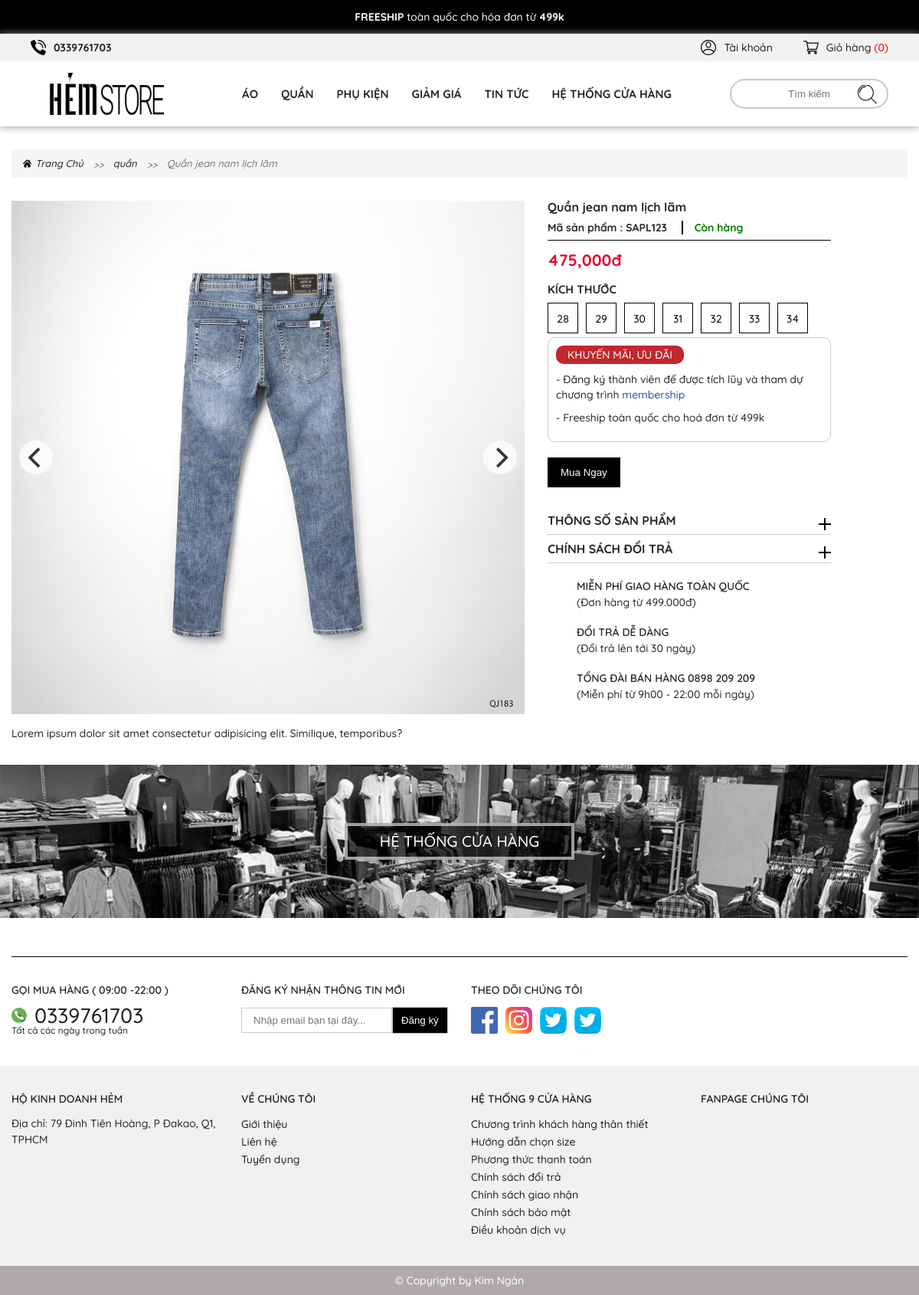
/product-details.php?&chitiet=quan&id=11, run on the app's committed database.
### tables this page shows
CREATE TABLE `tbl_category` (
  `category_id` int(11) NOT NULL,
  `category_name` varchar(100) NOT NULL,
  `category_image` varchar(150) NOT NULL,
  `category_link` varchar(250) NOT NULL
);

CREATE TABLE `tbl_product` (
  `product_id` int(11) NOT NULL,
  `product_code` varchar(50) NOT NULL,
  `category_id` int(11) NOT NULL,
  `product_name` varchar(100) NOT NULL,
  `product_image` varchar(150) NOT NULL,
  `product_image_hover` varchar(150) NOT NULL,
  `product_price` int(11) NOT NULL,
  `product_discount` int(11) NOT NULL,
  `product_active` int(11) NOT NULL,
  `product_details` text NOT NULL,
  `product_desc` text NOT NULL,
  `product_quantity` int(11) NOT NULL
);

### inc/details-quan.php (the view, shortened to what this page needs)
<?php
				if(isset($_GET['id']) ){
					$id = $_GET['id'];
					$sql_product_details = mysqli_query($con,"SELECT * FROM tbl_product,tbl_category
					WHERE tbl_product.category_id = tbl_category.category_id AND tbl_product.product_id = '$id'
					ORDER BY tbl_product.product_id");
					$row_product_details = mysqli_fetch_array($sql_product_details);
				}else {
					$id = '';
				}
			?>
<section class="breadcrumb-section center">
	<div class="container">
		<ul>
			<li><a href="index.php">
					<img src="img/home.svg" alt="" class="svg">
					<span>Trang Chủ</span>
				</a>
			</li>
			<li><a href="quan.php">
					<span>
						<?php echo $row_product_details['category_name'];?>
					</span>
				</a>
			</li>
			<li> <?php echo $row_product_details['product_name'];?>
			</li>
		</ul>
	</div>
</section>
<section class="product-details">
	<div class="container">
		<div class="row">
			<div class="col-lg-7">
				<div class="img-carousel">
					<div class="img-carousel__item">
						<img src="img/product/<?php echo $row_product_details['product_image'];?>"
							onerror="this.onerror=null;this.src='uploads/<?php echo $row_product_details['product_image'];?>'" alt=""
							style="width: 100%;     height: 100%;	object-fit: cover;">
					</div>
				</div>
				<div class="img-text">
					<ul>
						<li style="line-height:1.5;">
							<?php echo $row_product_details['product_details'];?>
						</li>
					</ul>
				</div>
			</div>
			<div class="col-lg-4">
				<div class="details">
					<h3>
						<?php echo $row_product_details['product_name'];?>
					</h3>
					<div class="pview-code">
						<span>Mã sản phẩm :
							<span class="name"><?php echo $row_product_details['product_code'];?></span>
						</span>
						<span class="pro-soldold">Còn hàng</span>
					</div>
					<p class="price">
						<?php
								 echo number_format($row_product_details['product_price']).'đ';
							?>
					</p>
					<form action="cart.php?giohang&id=<?php echo $row_product_details['product_id'];?>" method="POST"
						style="margin-bottom:10px;">
						<div class="size" style="padding:5px 0;">
							<h4>Kích thước</h4>
							<div class="size-items">
								<p>
									<label for="s28">28</label>
								</p>
								<p class="">
									<label for="s29">29</label>
								</p>
								<p class="">
									<label for="s30">30</label>
								</p>
								<p class="">
									<label for="s31">31</label>
								</p>
								<p class="">
									<label for="s32">32</label>
								</p>
								<p class="">
									<label for="s33">33</label>
								</p>
								<p class="">
									<label for="s34">34</label>
								</p>
							</div>
							<div class="promotion">
								<p class="promotion-title">
									KHUYẾN MÃI, ƯU ĐÃI
								</p>
								<ul>
									<li>
										<span>
											- Đăng ký thành viên để được tích lũy và tham dự chương trình <a href="#">membership</a>
										</span>
									</li>
									<li>
										<span>- Freeship toàn quốc cho hoá đơn từ 499k</span>
									</li>
								</ul>
							</div>
							<div class="cart">
								<div class="buy-now">
									<input type="submit" name="muangay" value="Mua Ngay">
								</div>
							</div>
						</div>
					</form>
					<div class="accordion">
						<div class="accordion-items">
							<div class="title">
								<h3>THÔNG SỐ SẢN PHẨM</h3>
								<span class="see">
								</span>
							</div>
						</div>
						<div class="accordion-items">
							<div class="title">
								<h3>CHÍNH SÁCH ĐỔI TRẢ</h3>
								<span class="see">
								</span>
							</div>
						</div>
					</div>
					<div class="policy">
						<ul>
							<li>
								<p>
									miễn phí giao hàng toàn quốc
									<span>
										(Đơn hàng từ 499.000đ)
									</span>
								</p>
							</li>
							<li>
								<p>
									ĐỔI TRẢ DỄ DÀNG
									<span>
										(Đổi trả lên tới 30 ngày)
									</span>
								</p>
							</li>
							<li>
								<p>
									TỔNG ĐÀI BÁN HÀNG 0898 209 209
									<span>
										(Miễn phí từ 9h00 - 22:00 mỗi ngày)
									</span>
								</p>
							</li>
						</ul>
					</div>
				</div>
			</div>
		</div>
	</div>
</section>

### inc/header.php (shortened to what this page needs)
<!DOCTYPE html>
<html>
<head>
	<link rel="stylesheet" href="dest/style.min.css">
	<link rel="stylesheet" href="dest/fonts.css">
	<link rel="stylesheet" href="dest/stylelibs.min.css">
</head>
<body>
	<div class="wrapper">
		<div class="noti-minigame">
			<p>
				<b>FREESHIP</b>
				toàn quốc cho hóa đơn từ
				<b>499k</b>
			</p>
		</div>
		<header>
			<nav class="header-top">
				<div class="container-fluid">
					<div class="header-top__menu">
						<ul>
							<li class="tel">
								<a href="tel:0339761703">
									<span>0339761703</span>
								</a>
							</li>
							<li>
								<a href="user.php">
									<span>Tài khoản</span>
								</a>
							</li>
							<li>
								<a href="" class="cart" data-togle="cart-section">
									<?php
										$i = 0;
									?>
									<span>Giỏ hàng <b style="color:red;">(<?php echo $i;?>)</b></span>
								</a>
							</li>
						</ul>
					</div>
				</div>
			</nav>
			<nav class="header-desktop ">
				<div class="container-fluid">
					<div class="header-desktop__menu">
						<div class="logo">
							<a href="index.php">
								<img src="img/logo.png" alt="">
							</a>
						</div>
						<ul class="menu">
							<?php
									$sql_menu = mysqli_query($con,"SELECT * FROM tbl_category");
									while($row_menu = mysqli_fetch_array($sql_menu)){
								?>
							<li>
								<a href="<?php echo $row_menu['category_link'];?>.php">
									<span><?php echo $row_menu['category_name'];?></span>
								</a>
							</li>
							<?php
									}
								?>
							<li>
								<a href="discount.php">
									<span>giảm giá</span>
								</a>
							</li>
							<li>
								<a href="news.php">
									<span>TIN TỨC</span>
								</a>
							</li>
							<li>
								<a href="contact.html">
									<span>hệ thống cửa hàng</span>
								</a>
							</li>
						</ul>
						<div class="search">
							<input type="text" placeholder="Tìm kiếm">
							<a href="">
								<img src="img/search.svg" alt="" class="svg search">
							</a>
						</div>
					</div>
				</div>
			</nav>
		</header>

### inc/header.php (style rules this page uses)
header .header-top ul li a.cart::after { content: ""; }

### inc/details-quan.php (style rules this page uses)
.size-items p { position: relative; overflow: hidden; width: 40px !important; height: 40px !important; }
.img-carousel { width: 100%; }
.img-carousel__item { width: 100%; }
.img-carousel__item img { width: 100%; }

### product-details.php (style rules this page uses)
.size-items p label { position: absolute; top: 0; left: 0; text-align: center; line-height: 40px; width: 100%; color: #000; }
input[type="submit"] { border: 1px solid #000; padding: 12px 17px; cursor: pointer; transition: .4s; color: #fff; background: #000 !important; }

### inc/footer.php (style rules this page uses)
input[type="text"] { margin-right: 6px; width: 60px; text-align: center; }
input[type="submit"] { outline: none; border: none; background: transparent; }

### data on the page
tbl_category: category_name "ÁO"
tbl_category: category_name "QUẦN"
tbl_category: category_name "PHỤ KIỆN"
tbl_product: category.category_name "quần", product_name "Quần jean nam lịch lãm", product_image (picture), product_details "Lorem ipsum dolor sit amet consectetur adipisicing elit. Similique, temporibus?", product_code "SAPL123", product_price "475,000"

### other printed values
$i "0"
